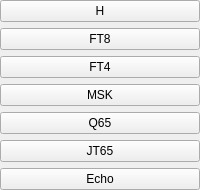
          <widget class="QWidget" name="modeButtonsWidget">
           <layout class="QVBoxLayout" name="verticalLayout_15">
            <property name="leftMargin">
             <number>0</number>
            </property>
            <property name="topMargin">
             <number>0</number>
            </property>
            <property name="rightMargin">
             <number>0</number>
            </property>
            <property name="bottomMargin">
             <number>0</number>
            </property>
           <item>
            <widget class="QPushButton" name="houndButton">
             <property name="minimumSize">
              <size>
               <width>32</width>
               <height>0</height>
              </size>
             </property>
             <property name="maximumSize">
              <size>
               <width>16777215</width>
               <height>16777215</height>
              </size>
             </property>
             <property name="focusPolicy">
              <enum>Qt::StrongFocus</enum>
             </property>
             <property name="toolTip">
              <string>Toggle FT8 hound mode On/Off.&lt;br&gt;Right-click to activate or deactivate SuperFox mode.</string>
             </property>
             <property name="text">
              <string>H</string>
             </property>
             <property name="checkable">
              <bool>true</bool>
             </property>
            </widget>
           </item>
           <item>
            <widget class="QPushButton" name="ft8Button">
             <property name="minimumSize">
              <size>
               <width>32</width>
               <height>0</height>
              </size>
             </property>
             <property name="maximumSize">
              <size>
               <width>16777215</width>
               <height>16777215</height>
              </size>
             </property>
             <property name="focusPolicy">
              <enum>Qt::StrongFocus</enum>
             </property>
             <property name="toolTip">
              <string>Switch to FT8 mode.&lt;br&gt;Right-click to toggle last used contest mode On/Off.</string>
             </property>
             <property name="text">
              <string>FT8</string>
             </property>
            </widget>
           </item>
           <item>
            <widget class="QPushButton" name="ft4Button">
             <property name="minimumSize">
              <size>
               <width>32</width>
               <height>0</height>
              </size>
             </property>
             <property name="maximumSize">
              <size>
               <width>16777215</width>
               <height>16777215</height>
              </size>
             </property>
             <property name="toolTip">
              <string>Switch to FT4 mode</string>
             </property>
             <property name="text">
              <string>FT4</string>
             </property>
            </widget>
           </item>
           <item>
            <widget class="QPushButton" name="msk144Button">
             <property name="minimumSize">
              <size>
               <width>32</width>
               <height>0</height>
              </size>
             </property>
             <property name="maximumSize">
              <size>
               <width>16777215</width>
               <height>16777215</height>
              </size>
             </property>
             <property name="focusPolicy">
              <enum>Qt::StrongFocus</enum>
             </property>
             <property name="toolTip">
              <string>Switch to MSK144 mode</string>
             </property>
             <property name="text">
              <string>MSK</string>
             </property>
            </widget>
           </item>
           <item>
            <widget class="QPushButton" name="q65Button">
             <property name="minimumSize">
              <size>
               <width>32</width>
               <height>0</height>
              </size>
             </property>
             <property name="maximumSize">
              <size>
               <width>16777215</width>
               <height>16777215</height>
              </size>
             </property>
             <property name="focusPolicy">
              <enum>Qt::StrongFocus</enum>
             </property>
             <property name="toolTip">
              <string>&lt;html&gt;&lt;head/&gt;&lt;body&gt;&lt;p&gt;Switch to Q65 mode.&lt;br&gt; Right-click to switch to Q65 Pileup mode.&lt;/p&gt;&lt;/body&gt;&lt;/html&gt;</string>
             </property>
             <property name="text">
              <string>Q65</string>
             </property>
            </widget>
           </item>
           <item>
            <widget class="QPushButton" name="jt65Button">
             <property name="minimumSize">
              <size>
               <width>32</width>
               <height>0</height>
              </size>
             </property>
             <property name="maximumSize">
              <size>
               <width>16777215</width>
               <height>16777215</height>
              </size>
             </property>
             <property name="focusPolicy">
              <enum>Qt::StrongFocus</enum>
             </property>
             <property name="toolTip">
              <string>&lt;html&gt;&lt;head/&gt;&lt;body&gt;&lt;p&gt;Switch to JT65 mode. &lt;br&gt;Right-click to switch to JT9 mode.&lt;/p&gt;&lt;/body&gt;&lt;/html&gt;</string>
             </property>
             <property name="text">
              <string>JT65</string>
             </property>
            </widget>
           </item>
           <item>
            <widget class="QPushButton" name="echoButton">
             <property name="minimumSize">
              <size>
               <width>32</width>
               <height>0</height>
              </size>
             </property>
             <property name="toolTip">
              <string>&lt;html&gt;&lt;head/&gt;&lt;body&gt;&lt;p&gt;Switch to Echo mode&lt;/p&gt;&lt;/body&gt;&lt;/html&gt;</string>
             </property>
             <property name="text">
              <string>Echo</string>
             </property>
            </widget>
           </item>
           </layout>
          </widget>
